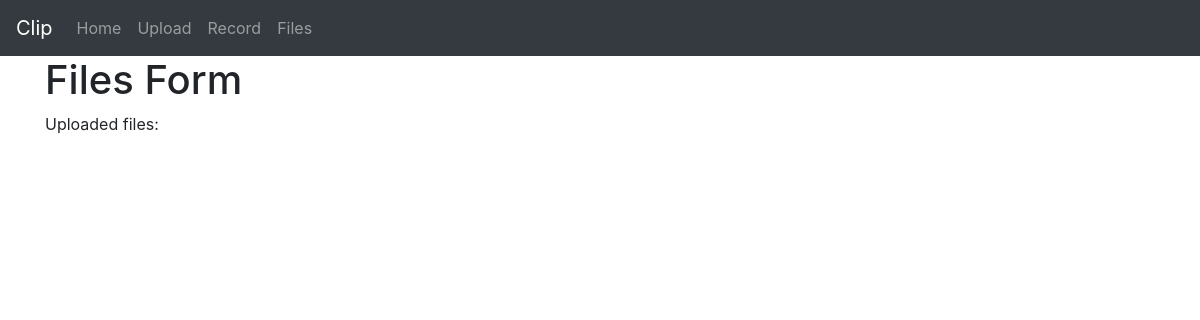
The page /files/ on the database as committed earlier.
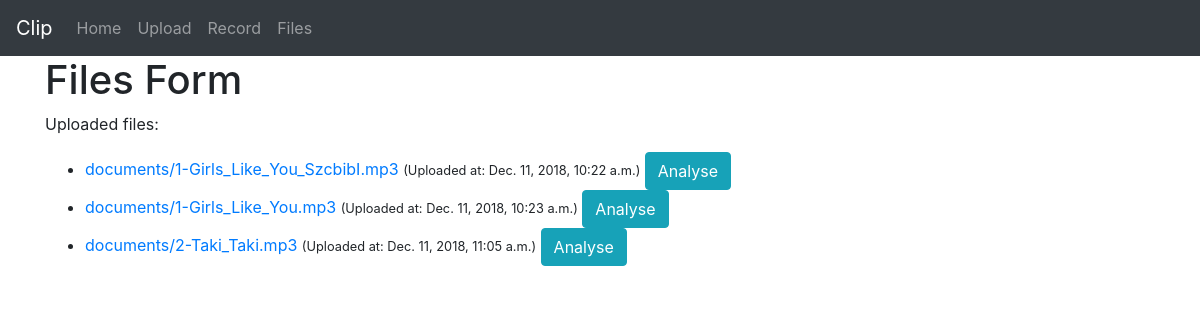
The same page on the database as committed later.
### package_select/models.py (models this page shows)
class Document(models.Model):
    description = models.CharField(max_length=255, blank=True)
    document = models.FileField(upload_to='documents/')
    uploaded_at = models.DateTimeField(auto_now_add=True)

### package_select/views.py (the view)
# urls.py: path('files/', FilesList.as_view(), name="files"),
class FilesList(TemplateView):
    template_name = "package_select/files.html"
    def get(self, request, *args, **kwargs):
        documents = Document.objects.all()
        return render(request, 'package_select/files.html', {'documents': documents})

### package_select/templates/package_select/files.html (shortened to what this page needs)
{% include 'package_select/base.html' %}
<body>
    <div class="container">
      <h1>Files Form</h1>
      {% block content %}
      <form method="post" enctype="multipart/form-data">
        <p>Uploaded files:</p>
          <ul>
            {% for obj in documents %}
              <li>
                <a href="{{ obj.document.url }}">{{ obj.document.name }}</a>
                <small>(Uploaded at: {{ obj.uploaded_at }})</small>
                <button data-id="{{obj.id}}" id="analyse_button" type="button" class="btn btn-info" data-toggle="modal">Analyse</button>
              </li>
            {% endfor %}
          </ul>
      </form>
    {% endblock %}
    </div>
</body>

Rows that differ between the two databases and show on the page:
added Document: document.name "documents/1-Girls_Like_You_SzcbibI.mp3", uploaded_at "Dec. 11, 2018, 10:22 a.m."
added Document: document.name "documents/1-Girls_Like_You.mp3", uploaded_at "Dec. 11, 2018, 10:23 a.m."
added Document: document.name "documents/2-Taki_Taki.mp3", uploaded_at "Dec. 11, 2018, 11:05 a.m."
